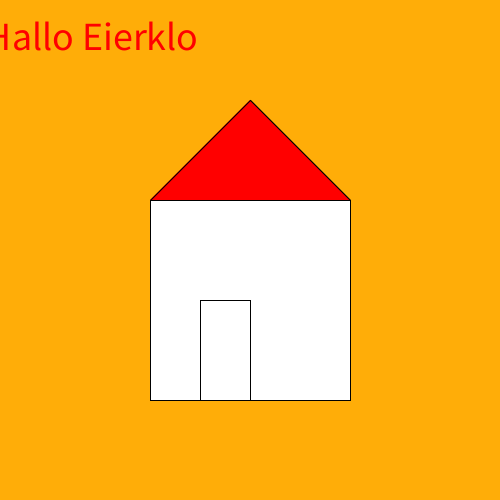
Frame 1 (no input)
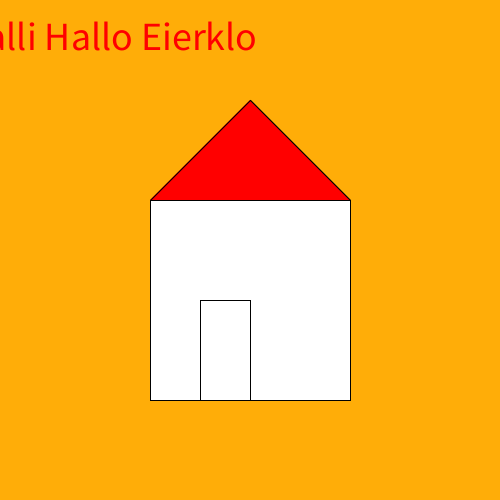
Frame 60 (the mouse pressed at the canvas centre just before this capture)
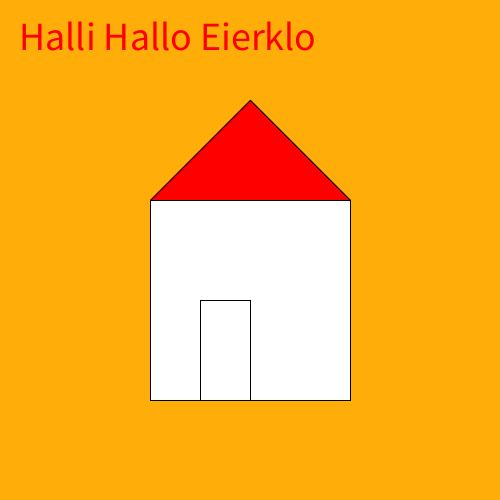
Frame 120 (the mouse held since frame 60 and released just before this capture)

The Processing sketch that drew these frames (run headless with seeded random() and noise(); from frame 60 on, the mouse is pressed at the canvas centre):

// Processing sketch: adahaus
// ── adahaus.pde
int woistdashaus = -100;

void setup() {
  size(500, 500);
}
void draw() {
  background(#FFAD08);
  fill(255, 255, 255);
  //haus
  rect(150, 200, 200, 200);
  //tür
  rect(200, 300, 50, 100);
  line(150, 200, 250, 100);
  line(250, 100, 350, 200);
  fill(255, 0, 0);
  beginShape();
  vertex(150, 200);
  vertex(250, 100);
  vertex(350, 200);
  endShape();
  textSize(40);
  text("Halli Hallo Eierklo", woistdashaus, 50);
  woistdashaus++;
  if (woistdashaus > width) woistdashaus = -500;
}
